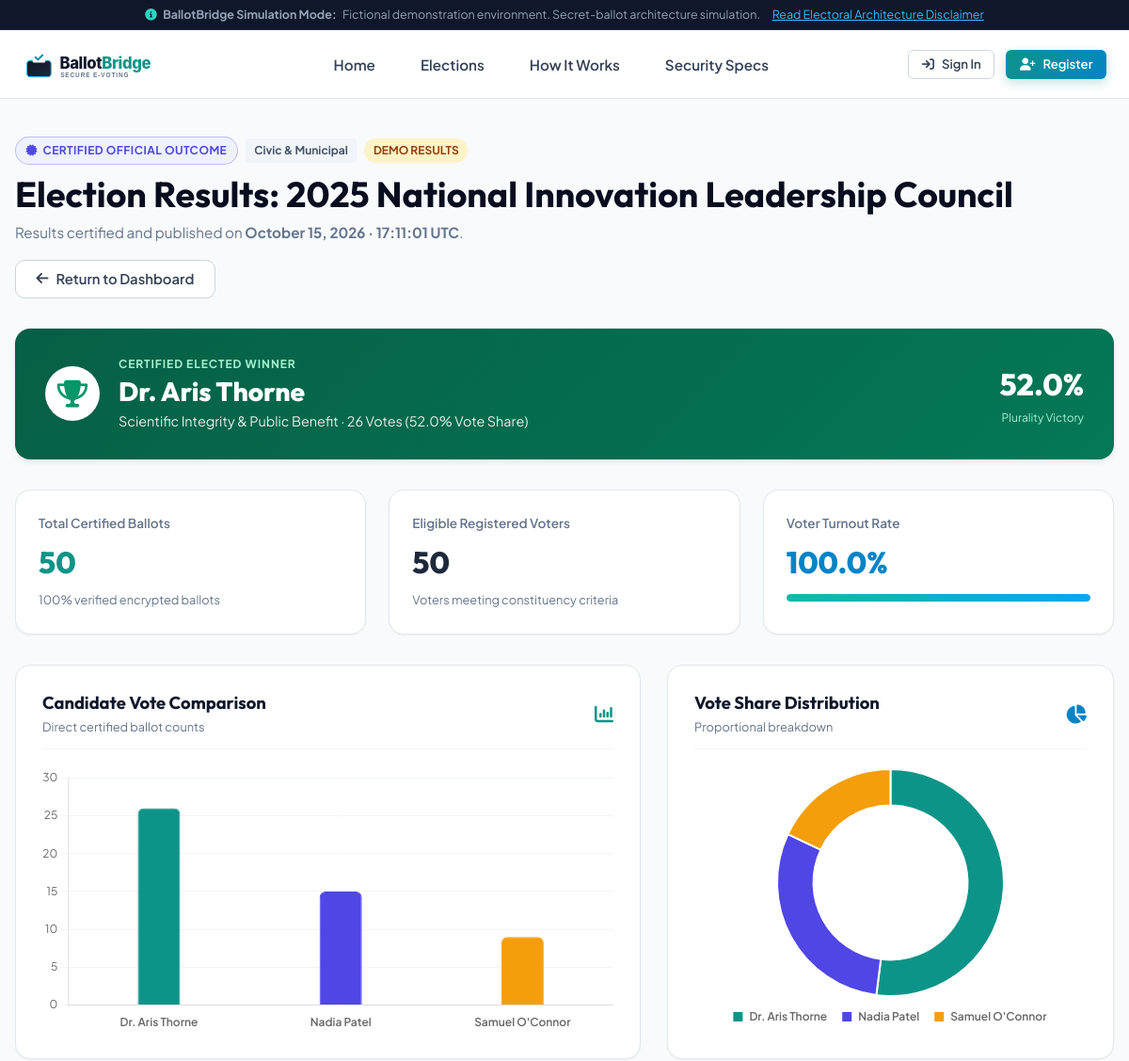
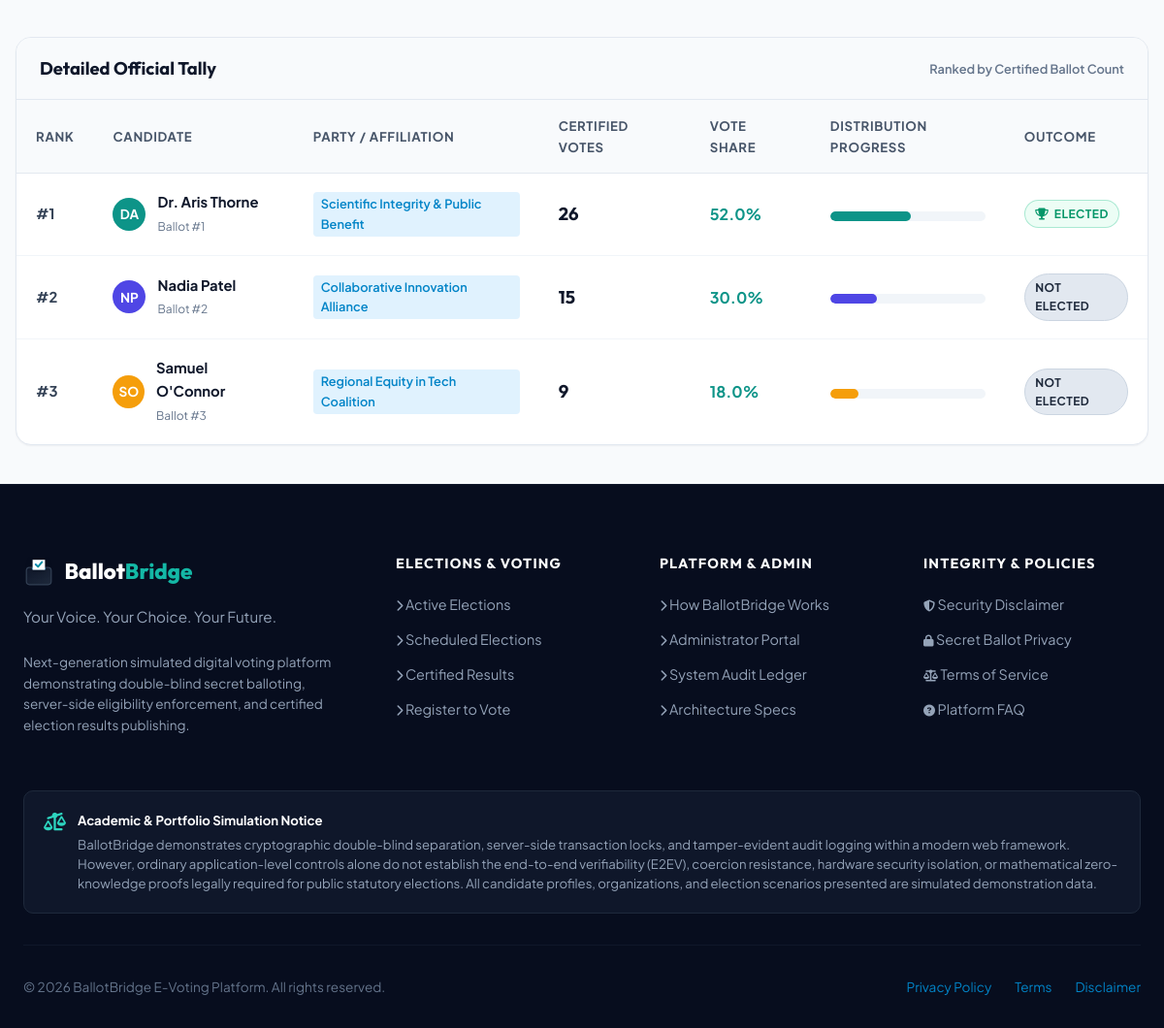
/election/2025-national-innovation-leadership-council/results/, run on the app's committed database (2 pictures, top to bottom).
### voting/models.py (models this page shows, shortened)
class Election(models.Model):
    title = models.CharField(max_length=200)
    slug = models.SlugField(max_length=220, unique=True, blank=True)
    tagline = models.CharField(max_length=255, blank=True, default='Empowering community decision making')
    description = models.TextField(help_text='Detailed information regarding election purpose and scope')
    category = models.CharField(max_length=30, choices=ElectionCategory.choices, default=ElectionCategory.NATIONAL_YOUTH)
    status = models.CharField(max_length=25, choices=ElectionStatus.choices, default=ElectionStatus.SCHEDULED)
    start_time = models.DateTimeField()
    end_time = models.DateTimeField()
    eligibility_criteria = models.CharField(
        max_length=50,
        choices=[
            ('ALL', 'All Registered Voters'),
            ('STUDENTS', 'Registered Students Only'),
            ('FACULTY', 'Academic Faculty Only'),
            ('COMMUNITY', 'Community Members'),
        ],
        default='ALL'
    )
    banner_color = models.CharField(max_length=25, default='#1e3a8a')
    banner_icon = models.CharField(max_length=50, default='vote')
    is_featured = models.BooleanField(default=False)
    created_by = models.ForeignKey(User, on_delete=models.SET_NULL, null=True, blank=True, related_name='created_elections')
    created_at = models.DateTimeField(auto_now_add=True)
    updated_at = models.DateTimeField(auto_now=True)
    class Meta:
        ordering = ['-start_time']
    def total_votes_cast(self):
        return self.ballots.count()
    def eligible_voters_count(self):
        total_profiles = UserProfile.objects.filter(role=UserRole.VOTER, is_verified=True).count()
        return max(total_profiles, self.total_votes_cast())
    def turnout_percentage(self):
        eligible = self.eligible_voters_count()
        if eligible == 0:
            return 0.0
        return round((self.total_votes_cast() / eligible) * 100, 1)
    def get_results_data(self):
        if self.status != ElectionStatus.RESULTS_PUBLISHED:
            return None
        total_votes = self.total_votes_cast()
        results = []
        highest_votes = -1
        candidates = self.candidates.all()
        for cand in candidates:
            cand_votes = cand.ballots.count()
            pct = round((cand_votes / total_votes * 100), 2) if total_votes > 0 else 0.0
            if cand_votes > highest_votes:
                highest_votes = cand_votes
            results.append({
                'candidate': cand,
                'votes': cand_votes,
                'percentage': pct,
                'is_winner': False,
            })
        if total_votes > 0 and highest_votes > 0:
            top_candidates = [r for r in results if r['votes'] == highest_votes]
            is_tie = len(top_candidates) > 1
            for r in results:
                if r['votes'] == highest_votes:
                    r['is_winner'] = not is_tie
                    r['is_tie'] = is_tie
                else:
                    r['is_tie'] = False
        else:
            is_tie = False
            for r in results:
                r['is_tie'] = False
        results.sort(key=lambda x: x['votes'], reverse=True)
        return {
            'results': results,
            'total_votes': total_votes,
            'turnout_percentage': self.turnout_percentage(),
            'eligible_voters': self.eligible_voters_count(),
            'is_tie': is_tie if total_votes > 0 else False,
            'top_count': highest_votes,
        }

class Candidate(models.Model):
    election = models.ForeignKey(Election, on_delete=models.CASCADE, related_name='candidates')
    name = models.CharField(max_length=150)
    ballot_number = models.PositiveIntegerField(default=1)
    party_or_slate = models.CharField(max_length=150, blank=True, default='Independent')
    role_title = models.CharField(max_length=150, blank=True, default='Candidate for Office')
    photo = models.ImageField(upload_to='candidates/', blank=True, null=True)
    avatar_color = models.CharField(max_length=20, default='#0284c7')
    avatar_initials = models.CharField(max_length=4, blank=True, default='')
    short_bio = models.TextField(help_text='Concise summary of experience and values')
    qualifications = models.TextField(help_text='Educational, professional, and leadership credentials')
    manifesto = models.TextField(help_text='Official campaign manifesto statement')
    key_proposals = models.TextField(help_text='Key proposal points, separated by newlines')
    email = models.EmailField(blank=True, default='')
    created_at = models.DateTimeField(auto_now_add=True)
    class Meta:
        ordering = ['ballot_number', 'name']

### voting/views.py (the view)
# urls.py: path('election/<slug:slug>/results/', views.results_view, name='results'),
def results_view(request, slug):
    election = get_object_or_404(Election, slug=slug)
    if election.status != ElectionStatus.RESULTS_PUBLISHED:
        context = {
            'election': election,
            'is_published': False,
        }
        return render(request, 'voter/results_locked.html', context)
    results_data = election.get_results_data()
    chart_labels = [r['candidate'].name for r in results_data['results']]
    chart_votes = [r['votes'] for r in results_data['results']]
    chart_colors = [r['candidate'].avatar_color or '#0284c7' for r in results_data['results']]
    context = {
        'election': election,
        'is_published': True,
        'results_data': results_data,
        'chart_labels_json': json.dumps(chart_labels),
        'chart_votes_json': json.dumps(chart_votes),
        'chart_colors_json': json.dumps(chart_colors),
    }
    return render(request, 'voter/results.html', context)

### voting/context_processors.py (called while the page is built)
def ballotbridge_context(request):
    active_count = Election.objects.filter(status=ElectionStatus.ACTIVE).count()
    user_profile = None
    is_admin_user = False
    if request.user.is_authenticated:
        user_profile = getattr(request.user, 'profile', None)
        if user_profile and user_profile.is_admin_role:
            is_admin_user = True
        elif request.user.is_superuser or request.user.is_staff:
            is_admin_user = True
    return {
        'APP_NAME': 'BallotBridge',
        'APP_TAGLINE': 'Your Voice. Your Choice. Your Future.',
        'ACTIVE_ELECTIONS_COUNT': active_count,
        'CURRENT_USER_PROFILE': user_profile,
        'IS_ADMIN_USER': is_admin_user,
        'CURRENT_YEAR': timezone.now().year,
    }

### templates/voter/results.html (shortened to what this page needs)
{% extends 'base.html' %}
{% load static %}
{% block content %}
<div class="container" style="padding: 2.5rem 1rem;">
  <div style="display: flex; justify-content: space-between; align-items: flex-start; flex-wrap: wrap; gap: 1rem; margin-bottom: 2rem;">
    <div>
      <div style="display: flex; align-items: center; gap: 0.5rem; margin-bottom: 0.5rem;">
        <span class="badge badge-published">
          <i class="fa-solid fa-certificate"></i> Certified Official Outcome
        </span>
        <span class="election-category-tag">{{ election.get_category_display }}</span>
        <span class="simulation-tag">DEMO RESULTS</span>
      </div>
      <h1 style="font-size: 2.35rem; color: var(--navy-950); margin-bottom: 0.35rem;">
        Election Results: {{ election.title }}
      </h1>
      <p style="color: var(--slate-500); font-size: 0.95rem;">
        Results certified and published on <strong>{{ election.updated_at|date:"F d, Y · H:i:s" }} UTC</strong>.
      </p>
    </div>
    <div>
      <a href="{% url 'voter_dashboard' %}" class="btn btn-secondary">
        <i class="fa-solid fa-arrow-left"></i>
        <span>Return to Dashboard</span>
      </a>
    </div>
  </div>
  {% if results_data.is_tie %}
  <div class="tie-banner">
    <div style="display: flex; align-items: center; gap: 1rem;">
      <i class="fa-solid fa-scale-balanced" style="font-size: 2.5rem;"></i>
      <div>
        <h3 style="font-size: 1.35rem; font-weight: 800; margin-bottom: 0.25rem;">Electoral Tie Declared</h3>
        <p style="font-size: 0.95rem; opacity: 0.95;">
          Multiple candidates received the equal highest certified tally of <strong>{{ results_data.top_count }} votes</strong>. Under platform governance bylaws, runoff or secondary arbitration procedures are scheduled.
        </p>
      </div>
    </div>
  </div>
  {% else %}
    {% for r in results_data.results %}
      {% if r.is_winner %}
      <div class="winner-banner">
        <div style="display: flex; align-items: center; gap: 1.25rem;">
          <div style="width: 58px; height: 58px; border-radius: 50%; background: #ffffff; color: var(--emerald-600); display: flex; align-items: center; justify-content: center; font-size: 1.8rem; box-shadow: var(--shadow-sm);">
            <i class="fa-solid fa-trophy"></i>
          </div>
          <div>
            <span style="font-size: 0.75rem; text-transform: uppercase; letter-spacing: 0.08em; font-weight: 700; color: #a7f3d0; display: block;">
              CERTIFIED ELECTED WINNER
            </span>
            <h2 style="font-size: 1.75rem; font-weight: 800; color: #ffffff; margin: 0.1rem 0;">
              {{ r.candidate.name }}
            </h2>
            <span style="font-size: 0.9rem; opacity: 0.9;">
              {{ r.candidate.party_or_slate|default:"Independent" }} · {{ r.votes }} Votes ({{ r.percentage }}% Vote Share)
            </span>
          </div>
        </div>
        <div style="text-align: right;">
          <span style="font-size: 2rem; font-family: var(--font-heading); font-weight: 800; color: #ffffff;">
            {{ r.percentage }}%
          </span>
          <span style="display: block; font-size: 0.75rem; color: #a7f3d0;">Plurality Victory</span>
        </div>
      </div>
      {% endif %}
    {% endfor %}
  {% endif %}
  <div class="results-metrics-grid">
    <div class="metric-card">
      <div class="metric-card-label">Total Certified Ballots</div>
      <div class="metric-card-val" style="color: var(--teal-600);">{{ results_data.total_votes }}</div>
      <span style="font-size: 0.8rem; color: var(--slate-500);">100% verified encrypted ballots</span>
    </div>
    <div class="metric-card">
      <div class="metric-card-label">Eligible Registered Voters</div>
      <div class="metric-card-val" style="color: var(--navy-800);">{{ results_data.eligible_voters }}</div>
      <span style="font-size: 0.8rem; color: var(--slate-500);">Voters meeting constituency criteria</span>
    </div>
    <div class="metric-card">
      <div class="metric-card-label">Voter Turnout Rate</div>
      <div class="metric-card-val" style="color: var(--blue-600);">{{ results_data.turnout_percentage }}%</div>
      <div class="participation-metric-bar" style="margin-top: 0.5rem;">
        <div class="participation-fill" style="width: {{ results_data.turnout_percentage }}%;"></div>
      </div>
    </div>
  </div>
  <div class="charts-row">
    <div class="chart-card">
      <div class="chart-card-header">
        <div>
          <h3 style="font-size: 1.15rem; color: var(--navy-900);">Candidate Vote Comparison</h3>
          <span style="font-size: 0.8rem; color: var(--slate-500);">Direct certified ballot counts</span>
        </div>
        <i class="fa-solid fa-chart-column" style="color: var(--teal-600); font-size: 1.25rem;"></i>
      </div>
      <div class="chart-canvas-wrap">
        <canvas id="resultsBarChart"></canvas>
      </div>
    </div>
    <div class="chart-card">
      <div class="chart-card-header">
        <div>
          <h3 style="font-size: 1.15rem; color: var(--navy-900);">Vote Share Distribution</h3>
          <span style="font-size: 0.8rem; color: var(--slate-500);">Proportional breakdown</span>
        </div>
        <i class="fa-solid fa-chart-pie" style="color: var(--blue-600); font-size: 1.25rem;"></i>
      </div>
      <div class="chart-canvas-wrap">
        <canvas id="resultsDoughnutChart"></canvas>
      </div>
    </div>
  </div>
  <div class="results-table-card">
    <div style="padding: 1.25rem 1.5rem; background: var(--slate-50); border-bottom: 1px solid var(--slate-200); display: flex; justify-content: space-between; align-items: center;">
      <h3 style="font-size: 1.15rem; color: var(--navy-900);">Detailed Official Tally</h3>
      <span style="font-size: 0.8rem; color: var(--slate-500); font-weight: 600;">Ranked by Certified Ballot Count</span>
    </div>
    <div style="overflow-x: auto;">
      <table class="data-table">
        <thead>
          <tr>
            <th>Rank</th>
            <th>Candidate</th>
            <th>Party / Affiliation</th>
            <th>Certified Votes</th>
            <th>Vote Share</th>
            <th>Distribution Progress</th>
            <th>Outcome</th>
          </tr>
        </thead>
        <tbody>
          {% for r in results_data.results %}
          <tr>
            <td style="font-weight: 700; color: var(--navy-700);">
              #{{ forloop.counter }}
            </td>
            <td>
              <div style="display: flex; align-items: center; gap: 0.75rem;">
                <div class="avatar-bubble" style="background: {{ r.candidate.avatar_color|default:'#0284c7' }}; width: 34px; height: 34px; font-size: 0.85rem;">
                  {{ r.candidate.avatar_initials|default:r.candidate.name|slice:":2"|upper }}
                </div>
                <div>
                  <strong style="color: var(--navy-900); display: block;">{{ r.candidate.name }}</strong>
                  <span style="font-size: 0.75rem; color: var(--slate-500);">Ballot #{{ r.candidate.ballot_number }}</span>
                </div>
              </div>
            </td>
            <td>
              <span class="candidate-party-badge">{{ r.candidate.party_or_slate|default:"Independent" }}</span>
            </td>
            <td style="font-family: var(--font-heading); font-size: 1.15rem; font-weight: 700; color: var(--navy-900);">
              {{ r.votes }}
            </td>
            <td style="font-weight: 700; color: var(--teal-600); font-size: 1rem;">
              {{ r.percentage }}%
            </td>
            <td style="width: 200px;">
              <div class="participation-metric-bar" style="height: 10px;">
                <div class="participation-fill" style="width: {{ r.percentage }}%; background: {{ r.candidate.avatar_color|default:'#0284c7' }};"></div>
              </div>
            </td>
            <td>
              {% if r.is_winner %}
                <span class="badge badge-active" style="background: var(--emerald-50); color: var(--emerald-600);">
                  <i class="fa-solid fa-trophy"></i> Elected
                </span>
              {% elif r.is_tie %}
                <span class="badge badge-draft" style="background: var(--amber-50); color: var(--amber-600);">
                  <i class="fa-solid fa-equals"></i> Tie
                </span>
              {% else %}
                <span class="badge badge-closed">Not Elected</span>
              {% endif %}
            </td>
          </tr>
          {% endfor %}
        </tbody>
      </table>
    </div>
  </div>
</div>
{% endblock %}
{% block extra_scripts %}
<script>
  document.addEventListener('DOMContentLoaded', () => {
    const labels = {{ chart_labels_json|safe }};
    const votes = {{ chart_votes_json|safe }};
    const colors = {{ chart_colors_json|safe }};
    initElectionCharts(labels, votes, colors);
  });
</script>
{% endblock %}

### data on the page
Election: category "Civic & Municipal", title "2025 National Innovation Leadership Council", updated_at "October 15, 2026 · 17:11:01"
Candidate: candidate.name "Dr. Aris Thorne", candidate.party_or_slate "Scientific Integrity & Public Benefit", votes "26", percentage "52.0", candidate.avatar_initials "DA", candidate.ballot_number "1", shows "ELECTED"
Candidate: candidate.avatar_initials "NP", candidate.name "Nadia Patel", candidate.ballot_number "2", candidate.party_or_slate "Collaborative Innovation Alliance", votes "15", percentage "30.0", shows "NOT ELECTED"
Candidate: candidate.avatar_initials "SO", candidate.name "Samuel O'Connor", candidate.ballot_number "3", candidate.party_or_slate "Regional Equity in Tech Coalition", votes "9", percentage "18.0", shows "NOT ELECTED"

### other printed values
{{ results_data.total_votes }} "50"
{{ results_data.eligible_voters }} "50"
{{ results_data.turnout_percentage }} "100.0"
{{ APP_TAGLINE }} "Your Voice. Your Choice. Your Future."
chart data {{ chart_votes_json|safe }} [26, 15, 9]
